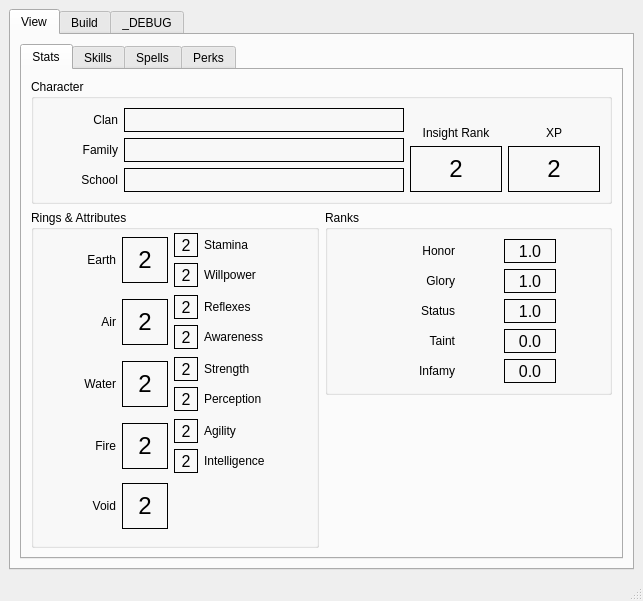
<?xml version="1.0" encoding="UTF-8"?>
<ui version="4.0">
 <class>MainWindow</class>
 <widget class="QMainWindow" name="MainWindow">
  <property name="geometry">
   <rect>
    <x>0</x>
    <y>0</y>
    <width>643</width>
    <height>601</height>
   </rect>
  </property>
  <property name="windowTitle">
   <string>Rokugani - L5R Character Editor</string>
  </property>
  <widget class="QWidget" name="centralwidget">
   <layout class="QGridLayout" name="gridLayout_7">
    <item row="0" column="0">
     <widget class="QTabWidget" name="tabWidget">
      <property name="currentIndex">
       <number>0</number>
      </property>
      <widget class="QWidget" name="tabView">
       <attribute name="title">
        <string>View</string>
       </attribute>
       <layout class="QVBoxLayout" name="verticalLayout_2">
        <item>
         <widget class="QTabWidget" name="tabSpells">
          <property name="currentIndex">
           <number>0</number>
          </property>
          <widget class="QWidget" name="tabStats">
           <attribute name="title">
            <string>Stats</string>
           </attribute>
           <layout class="QGridLayout" name="gridLayout_8">
            <item row="1" column="0" rowspan="2">
             <widget class="QGroupBox" name="gbRings">
              <property name="sizePolicy">
               <sizepolicy hsizetype="Minimum" vsizetype="Preferred">
                <horstretch>0</horstretch>
                <verstretch>0</verstretch>
               </sizepolicy>
              </property>
              <property name="title">
               <string>Rings &amp;&amp; Attributes</string>
              </property>
              <widget class="QWidget" name="layoutWidget">
               <property name="geometry">
                <rect>
                 <x>10</x>
                 <y>23</y>
                 <width>267</width>
                 <height>56</height>
                </rect>
               </property>
               <layout class="QGridLayout" name="layout_earth">
                <item row="0" column="0" rowspan="2">
                 <widget class="QLabel" name="lbEarth">
                  <property name="minimumSize">
                   <size>
                    <width>75</width>
                    <height>0</height>
                   </size>
                  </property>
                  <property name="maximumSize">
                   <size>
                    <width>75</width>
                    <height>16777215</height>
                   </size>
                  </property>
                  <property name="text">
                   <string>Earth</string>
                  </property>
                  <property name="alignment">
                   <set>Qt::AlignRight|Qt::AlignTrailing|Qt::AlignVCenter</set>
                  </property>
                 </widget>
                </item>
                <item row="0" column="1" rowspan="2">
                 <widget class="QLabel" name="edEarth">
                  <property name="minimumSize">
                   <size>
                    <width>46</width>
                    <height>46</height>
                   </size>
                  </property>
                  <property name="maximumSize">
                   <size>
                    <width>46</width>
                    <height>46</height>
                   </size>
                  </property>
                  <property name="font">
                   <font>
                    <pointsize>18</pointsize>
                   </font>
                  </property>
                  <property name="frameShape">
                   <enum>QFrame::Box</enum>
                  </property>
                  <property name="text">
                   <string>2</string>
                  </property>
                  <property name="alignment">
                   <set>Qt::AlignCenter</set>
                  </property>
                 </widget>
                </item>
                <item row="0" column="2">
                 <widget class="QLabel" name="edStamina">
                  <property name="minimumSize">
                   <size>
                    <width>24</width>
                    <height>24</height>
                   </size>
                  </property>
                  <property name="maximumSize">
                   <size>
                    <width>24</width>
                    <height>24</height>
                   </size>
                  </property>
                  <property name="font">
                   <font>
                    <pointsize>12</pointsize>
                   </font>
                  </property>
                  <property name="frameShape">
                   <enum>QFrame::Box</enum>
                  </property>
                  <property name="text">
                   <string>2</string>
                  </property>
                  <property name="alignment">
                   <set>Qt::AlignCenter</set>
                  </property>
                 </widget>
                </item>
                <item row="0" column="3">
                 <widget class="QLabel" name="lbStamina">
                  <property name="minimumSize">
                   <size>
                    <width>100</width>
                    <height>0</height>
                   </size>
                  </property>
                  <property name="text">
                   <string>Stamina</string>
                  </property>
                 </widget>
                </item>
                <item row="1" column="2">
                 <widget class="QLabel" name="edWillpower">
                  <property name="minimumSize">
                   <size>
                    <width>24</width>
                    <height>24</height>
                   </size>
                  </property>
                  <property name="maximumSize">
                   <size>
                    <width>24</width>
                    <height>24</height>
                   </size>
                  </property>
                  <property name="font">
                   <font>
                    <pointsize>12</pointsize>
                   </font>
                  </property>
                  <property name="frameShape">
                   <enum>QFrame::Box</enum>
                  </property>
                  <property name="text">
                   <string>2</string>
                  </property>
                  <property name="alignment">
                   <set>Qt::AlignCenter</set>
                  </property>
                 </widget>
                </item>
                <item row="1" column="3">
                 <widget class="QLabel" name="lbWillpower">
                  <property name="minimumSize">
                   <size>
                    <width>100</width>
                    <height>0</height>
                   </size>
                  </property>
                  <property name="text">
                   <string>Willpower</string>
                  </property>
                 </widget>
                </item>
               </layout>
              </widget>
              <widget class="QWidget" name="layoutWidget_2">
               <property name="geometry">
                <rect>
                 <x>10</x>
                 <y>85</y>
                 <width>267</width>
                 <height>56</height>
                </rect>
               </property>
               <layout class="QGridLayout" name="layout_air">
                <item row="0" column="0" rowspan="2">
                 <widget class="QLabel" name="lbAir">
                  <property name="minimumSize">
                   <size>
                    <width>75</width>
                    <height>0</height>
                   </size>
                  </property>
                  <property name="maximumSize">
                   <size>
                    <width>75</width>
                    <height>16777215</height>
                   </size>
                  </property>
                  <property name="text">
                   <string>Air</string>
                  </property>
                  <property name="alignment">
                   <set>Qt::AlignRight|Qt::AlignTrailing|Qt::AlignVCenter</set>
                  </property>
                 </widget>
                </item>
                <item row="0" column="1" rowspan="2">
                 <widget class="QLabel" name="edAir">
                  <property name="minimumSize">
                   <size>
                    <width>46</width>
                    <height>46</height>
                   </size>
                  </property>
                  <property name="maximumSize">
                   <size>
                    <width>46</width>
                    <height>46</height>
                   </size>
                  </property>
                  <property name="font">
                   <font>
                    <pointsize>18</pointsize>
                   </font>
                  </property>
                  <property name="frameShape">
                   <enum>QFrame::Box</enum>
                  </property>
                  <property name="text">
                   <string>2</string>
                  </property>
                  <property name="alignment">
                   <set>Qt::AlignCenter</set>
                  </property>
                 </widget>
                </item>
                <item row="0" column="2">
                 <widget class="QLabel" name="edReflexes">
                  <property name="minimumSize">
                   <size>
                    <width>24</width>
                    <height>24</height>
                   </size>
                  </property>
                  <property name="maximumSize">
                   <size>
                    <width>24</width>
                    <height>24</height>
                   </size>
                  </property>
                  <property name="font">
                   <font>
                    <pointsize>12</pointsize>
                   </font>
                  </property>
                  <property name="frameShape">
                   <enum>QFrame::Box</enum>
                  </property>
                  <property name="text">
                   <string>2</string>
                  </property>
                  <property name="alignment">
                   <set>Qt::AlignCenter</set>
                  </property>
                 </widget>
                </item>
                <item row="0" column="3">
                 <widget class="QLabel" name="lbReflexes">
                  <property name="minimumSize">
                   <size>
                    <width>100</width>
                    <height>0</height>
                   </size>
                  </property>
                  <property name="text">
                   <string>Reflexes</string>
                  </property>
                 </widget>
                </item>
                <item row="1" column="2">
                 <widget class="QLabel" name="edAwareness">
                  <property name="minimumSize">
                   <size>
                    <width>24</width>
                    <height>24</height>
                   </size>
                  </property>
                  <property name="maximumSize">
                   <size>
                    <width>24</width>
                    <height>24</height>
                   </size>
                  </property>
                  <property name="font">
                   <font>
                    <pointsize>12</pointsize>
                   </font>
                  </property>
                  <property name="frameShape">
                   <enum>QFrame::Box</enum>
                  </property>
                  <property name="text">
                   <string>2</string>
                  </property>
                  <property name="alignment">
                   <set>Qt::AlignCenter</set>
                  </property>
                 </widget>
                </item>
                <item row="1" column="3">
                 <widget class="QLabel" name="lbAwareness">
                  <property name="minimumSize">
                   <size>
                    <width>100</width>
                    <height>0</height>
                   </size>
                  </property>
                  <property name="text">
                   <string>Awareness</string>
                  </property>
                 </widget>
                </item>
               </layout>
              </widget>
              <widget class="QWidget" name="layoutWidget_3">
               <property name="geometry">
                <rect>
                 <x>10</x>
                 <y>147</y>
                 <width>267</width>
                 <height>56</height>
                </rect>
               </property>
               <layout class="QGridLayout" name="layout_water">
                <item row="0" column="0" rowspan="2">
                 <widget class="QLabel" name="lbWater">
                  <property name="minimumSize">
                   <size>
                    <width>75</width>
                    <height>0</height>
                   </size>
                  </property>
                  <property name="maximumSize">
                   <size>
                    <width>75</width>
                    <height>16777215</height>
                   </size>
                  </property>
                  <property name="text">
                   <string>Water</string>
                  </property>
                  <property name="alignment">
                   <set>Qt::AlignRight|Qt::AlignTrailing|Qt::AlignVCenter</set>
                  </property>
                 </widget>
                </item>
                <item row="0" column="1" rowspan="2">
                 <widget class="QLabel" name="edWater">
                  <property name="minimumSize">
                   <size>
                    <width>46</width>
                    <height>46</height>
                   </size>
                  </property>
                  <property name="maximumSize">
                   <size>
                    <width>46</width>
                    <height>46</height>
                   </size>
                  </property>
                  <property name="font">
                   <font>
                    <pointsize>18</pointsize>
                   </font>
                  </property>
                  <property name="frameShape">
                   <enum>QFrame::Box</enum>
                  </property>
                  <property name="text">
                   <string>2</string>
                  </property>
                  <property name="alignment">
                   <set>Qt::AlignCenter</set>
                  </property>
                 </widget>
                </item>
                <item row="0" column="2">
                 <widget class="QLabel" name="edStrength">
                  <property name="minimumSize">
                   <size>
                    <width>24</width>
                    <height>24</height>
                   </size>
                  </property>
                  <property name="maximumSize">
                   <size>
                    <width>24</width>
                    <height>24</height>
                   </size>
                  </property>
                  <property name="font">
                   <font>
                    <pointsize>12</pointsize>
                   </font>
                  </property>
                  <property name="frameShape">
                   <enum>QFrame::Box</enum>
                  </property>
                  <property name="text">
                   <string>2</string>
                  </property>
                  <property name="alignment">
                   <set>Qt::AlignCenter</set>
                  </property>
                 </widget>
                </item>
                <item row="0" column="3">
                 <widget class="QLabel" name="lbStrength">
                  <property name="minimumSize">
                   <size>
                    <width>100</width>
                    <height>0</height>
                   </size>
                  </property>
                  <property name="text">
                   <string>Strength</string>
                  </property>
                 </widget>
                </item>
                <item row="1" column="2">
                 <widget class="QLabel" name="edPerception">
                  <property name="minimumSize">
                   <size>
                    <width>24</width>
                    <height>24</height>
                   </size>
                  </property>
                  <property name="maximumSize">
                   <size>
                    <width>24</width>
                    <height>24</height>
                   </size>
                  </property>
                  <property name="font">
                   <font>
                    <pointsize>12</pointsize>
                   </font>
                  </property>
                  <property name="frameShape">
                   <enum>QFrame::Box</enum>
                  </property>
                  <property name="text">
                   <string>2</string>
                  </property>
                  <property name="alignment">
                   <set>Qt::AlignCenter</set>
                  </property>
                 </widget>
                </item>
                <item row="1" column="3">
                 <widget class="QLabel" name="lbPerception">
                  <property name="minimumSize">
                   <size>
                    <width>100</width>
                    <height>0</height>
                   </size>
                  </property>
                  <property name="text">
                   <string>Perception</string>
                  </property>
                 </widget>
                </item>
               </layout>
              </widget>
              <widget class="QWidget" name="layoutWidget_4">
               <property name="geometry">
                <rect>
                 <x>10</x>
                 <y>209</y>
                 <width>267</width>
                 <height>56</height>
                </rect>
               </property>
               <layout class="QGridLayout" name="layout_fire">
                <item row="0" column="0" rowspan="2">
                 <widget class="QLabel" name="lbFire">
                  <property name="minimumSize">
                   <size>
                    <width>75</width>
                    <height>0</height>
                   </size>
                  </property>
                  <property name="maximumSize">
                   <size>
                    <width>75</width>
                    <height>16777215</height>
                   </size>
                  </property>
                  <property name="text">
                   <string>Fire</string>
                  </property>
                  <property name="alignment">
                   <set>Qt::AlignRight|Qt::AlignTrailing|Qt::AlignVCenter</set>
                  </property>
                 </widget>
                </item>
                <item row="0" column="1" rowspan="2">
                 <widget class="QLabel" name="edFire">
                  <property name="minimumSize">
                   <size>
                    <width>46</width>
                    <height>46</height>
                   </size>
                  </property>
                  <property name="maximumSize">
                   <size>
                    <width>46</width>
                    <height>46</height>
                   </size>
                  </property>
                  <property name="font">
                   <font>
                    <pointsize>18</pointsize>
                   </font>
                  </property>
                  <property name="frameShape">
                   <enum>QFrame::Box</enum>
                  </property>
                  <property name="text">
                   <string>2</string>
                  </property>
                  <property name="alignment">
                   <set>Qt::AlignCenter</set>
                  </property>
                 </widget>
                </item>
                <item row="0" column="2">
                 <widget class="QLabel" name="edAgility">
                  <property name="minimumSize">
                   <size>
                    <width>24</width>
                    <height>24</height>
                   </size>
                  </property>
                  <property name="maximumSize">
                   <size>
                    <width>24</width>
                    <height>24</height>
                   </size>
                  </property>
                  <property name="font">
                   <font>
                    <pointsize>12</pointsize>
                   </font>
                  </property>
                  <property name="frameShape">
                   <enum>QFrame::Box</enum>
                  </property>
                  <property name="text">
                   <string>2</string>
                  </property>
                  <property name="alignment">
                   <set>Qt::AlignCenter</set>
                  </property>
                 </widget>
                </item>
                <item row="0" column="3">
                 <widget class="QLabel" name="lbAgility">
                  <property name="minimumSize">
                   <size>
                    <width>100</width>
                    <height>0</height>
                   </size>
                  </property>
                  <property name="text">
                   <string>Agility</string>
                  </property>
                 </widget>
                </item>
                <item row="1" column="2">
                 <widget class="QLabel" name="edIntelligence">
                  <property name="minimumSize">
                   <size>
                    <width>24</width>
                    <height>24</height>
                   </size>
                  </property>
                  <property name="maximumSize">
                   <size>
                    <width>24</width>
                    <height>24</height>
                   </size>
                  </property>
                  <property name="font">
                   <font>
                    <pointsize>12</pointsize>
                   </font>
                  </property>
                  <property name="frameShape">
                   <enum>QFrame::Box</enum>
                  </property>
                  <property name="text">
                   <string>2</string>
                  </property>
                  <property name="alignment">
                   <set>Qt::AlignCenter</set>
                  </property>
                 </widget>
                </item>
                <item row="1" column="3">
                 <widget class="QLabel" name="lbIntelligence">
                  <property name="minimumSize">
                   <size>
                    <width>100</width>
                    <height>0</height>
                   </size>
                  </property>
                  <property name="text">
                   <string>Intelligence</string>
                  </property>
                 </widget>
                </item>
               </layout>
              </widget>
              <widget class="QWidget" name="layoutWidget_5">
               <property name="geometry">
                <rect>
                 <x>10</x>
                 <y>271</y>
                 <width>177</width>
                 <height>50</height>
                </rect>
               </property>
               <layout class="QHBoxLayout" name="layout_void">
                <item>
                 <widget class="QLabel" name="lbVoid">
                  <property name="minimumSize">
                   <size>
                    <width>75</width>
                    <height>0</height>
                   </size>
                  </property>
                  <property name="maximumSize">
                   <size>
                    <width>75</width>
                    <height>16777215</height>
                   </size>
                  </property>
                  <property name="text">
                   <string>Void</string>
                  </property>
                  <property name="alignment">
                   <set>Qt::AlignRight|Qt::AlignTrailing|Qt::AlignVCenter</set>
                  </property>
                 </widget>
                </item>
                <item>
                 <widget class="QLabel" name="edVoid">
                  <property name="minimumSize">
                   <size>
                    <width>46</width>
                    <height>46</height>
                   </size>
                  </property>
                  <property name="maximumSize">
                   <size>
                    <width>46</width>
                    <height>46</height>
                   </size>
                  </property>
                  <property name="font">
                   <font>
                    <pointsize>18</pointsize>
                   </font>
                  </property>
                  <property name="frameShape">
                   <enum>QFrame::Box</enum>
                  </property>
                  <property name="text">
                   <string>2</string>
                  </property>
                  <property name="alignment">
                   <set>Qt::AlignCenter</set>
                  </property>
                 </widget>
                </item>
                <item>
                 <spacer name="spacer_void">
                  <property name="orientation">
                   <enum>Qt::Horizontal</enum>
                  </property>
                  <property name="sizeHint" stdset="0">
                   <size>
                    <width>40</width>
                    <height>20</height>
                   </size>
                  </property>
                 </spacer>
                </item>
               </layout>
              </widget>
             </widget>
            </item>
            <item row="1" column="1">
             <widget class="QGroupBox" name="gbRanks">
              <property name="sizePolicy">
               <sizepolicy hsizetype="Minimum" vsizetype="Preferred">
                <horstretch>0</horstretch>
                <verstretch>0</verstretch>
               </sizepolicy>
              </property>
              <property name="title">
               <string>Ranks</string>
              </property>
              <layout class="QGridLayout" name="gridLayout_5">
               <item row="1" column="0">
                <widget class="QLabel" name="lbGlory">
                 <property name="minimumSize">
                  <size>
                   <width>75</width>
                   <height>0</height>
                  </size>
                 </property>
                 <property name="maximumSize">
                  <size>
                   <width>75</width>
                   <height>16777215</height>
                  </size>
                 </property>
                 <property name="text">
                  <string>Glory</string>
                 </property>
                 <property name="alignment">
                  <set>Qt::AlignRight|Qt::AlignTrailing|Qt::AlignVCenter</set>
                 </property>
                </widget>
               </item>
               <item row="0" column="0">
                <widget class="QLabel" name="lbHonor">
                 <property name="minimumSize">
                  <size>
                   <width>75</width>
                   <height>0</height>
                  </size>
                 </property>
                 <property name="maximumSize">
                  <size>
                   <width>75</width>
                   <height>16777215</height>
                  </size>
                 </property>
                 <property name="text">
                  <string>Honor</string>
                 </property>
                 <property name="alignment">
                  <set>Qt::AlignRight|Qt::AlignTrailing|Qt::AlignVCenter</set>
                 </property>
                </widget>
               </item>
               <item row="1" column="1">
                <widget class="QLabel" name="edGlory">
                 <property name="minimumSize">
                  <size>
                   <width>52</width>
                   <height>24</height>
                  </size>
                 </property>
                 <property name="maximumSize">
                  <size>
                   <width>52</width>
                   <height>24</height>
                  </size>
                 </property>
                 <property name="font">
                  <font>
                   <pointsize>12</pointsize>
                  </font>
                 </property>
                 <property name="frameShape">
                  <enum>QFrame::Box</enum>
                 </property>
                 <property name="text">
                  <string>1.0</string>
                 </property>
                 <property name="alignment">
                  <set>Qt::AlignCenter</set>
                 </property>
                </widget>
               </item>
               <item row="0" column="1">
                <widget class="QLabel" name="edHonor">
                 <property name="minimumSize">
                  <size>
                   <width>52</width>
                   <height>24</height>
                  </size>
                 </property>
                 <property name="maximumSize">
                  <size>
                   <width>52</width>
                   <height>24</height>
                  </size>
                 </property>
                 <property name="font">
                  <font>
                   <pointsize>12</pointsize>
                  </font>
                 </property>
                 <property name="frameShape">
                  <enum>QFrame::Box</enum>
                 </property>
                 <property name="text">
                  <string>1.0</string>
                 </property>
                 <property name="alignment">
                  <set>Qt::AlignCenter</set>
                 </property>
                </widget>
               </item>
               <item row="2" column="0">
                <widget class="QLabel" name="lbStatus">
                 <property name="minimumSize">
                  <size>
                   <width>75</width>
                   <height>0</height>
                  </size>
                 </property>
                 <property name="maximumSize">
                  <size>
                   <width>75</width>
                   <height>16777215</height>
                  </size>
                 </property>
                 <property name="text">
                  <string>Status</string>
                 </property>
                 <property name="alignment">
                  <set>Qt::AlignRight|Qt::AlignTrailing|Qt::AlignVCenter</set>
                 </property>
                </widget>
               </item>
               <item row="2" column="1">
                <widget class="QLabel" name="edStatus">
                 <property name="minimumSize">
                  <size>
                   <width>52</width>
                   <height>24</height>
                  </size>
                 </property>
                 <property name="maximumSize">
                  <size>
                   <width>52</width>
                   <height>24</height>
                  </size>
                 </property>
                 <property name="font">
                  <font>
                   <pointsize>12</pointsize>
                  </font>
                 </property>
                 <property name="frameShape">
                  <enum>QFrame::Box</enum>
                 </property>
                 <property name="text">
                  <string>1.0</string>
                 </property>
                 <property name="alignment">
                  <set>Qt::AlignCenter</set>
                 </property>
                </widget>
               </item>
               <item row="3" column="0">
                <widget class="QLabel" name="lbTaint">
                 <property name="minimumSize">
                  <size>
                   <width>75</width>
                   <height>0</height>
                  </size>
                 </property>
                 <property name="maximumSize">
                  <size>
                   <width>75</width>
                   <height>16777215</height>
                  </size>
                 </property>
                 <property name="text">
                  <string>Taint</string>
                 </property>
                 <property name="alignment">
                  <set>Qt::AlignRight|Qt::AlignTrailing|Qt::AlignVCenter</set>
                 </property>
                </widget>
               </item>
               <item row="3" column="1">
                <widget class="QLabel" name="edTaint">
                 <property name="minimumSize">
                  <size>
                   <width>52</width>
                   <height>24</height>
                  </size>
                 </property>
                 <property name="maximumSize">
                  <size>
                   <width>52</width>
                   <height>24</height>
                  </size>
                 </property>
                 <property name="font">
                  <font>
                   <pointsize>12</pointsize>
                  </font>
                 </property>
                 <property name="frameShape">
                  <enum>QFrame::Box</enum>
                 </property>
                 <property name="text">
                  <string>0.0</string>
                 </property>
                 <property name="alignment">
                  <set>Qt::AlignCenter</set>
                 </property>
                </widget>
               </item>
               <item row="4" column="1">
                <widget class="QLabel" name="edInfamy">
                 <property name="minimumSize">
                  <size>
                   <width>52</width>
                   <height>24</height>
                  </size>
                 </property>
                 <property name="maximumSize">
                  <size>
                   <width>52</width>
                   <height>24</height>
                  </size>
                 </property>
                 <property name="font">
                  <font>
                   <pointsize>12</pointsize>
                  </font>
                 </property>
                 <property name="frameShape">
                  <enum>QFrame::Box</enum>
                 </property>
                 <property name="text">
                  <string>0.0</string>
                 </property>
                 <property name="alignment">
                  <set>Qt::AlignCenter</set>
                 </property>
                </widget>
               </item>
               <item row="4" column="0">
                <widget class="QLabel" name="lbInfamy">
                 <property name="minimumSize">
                  <size>
                   <width>75</width>
                   <height>0</height>
                  </size>
                 </property>
                 <property name="maximumSize">
                  <size>
                   <width>75</width>
                   <height>16777215</height>
                  </size>
                 </property>
                 <property name="text">
                  <string>Infamy</string>
                 </property>
                 <property name="alignment">
                  <set>Qt::AlignRight|Qt::AlignTrailing|Qt::AlignVCenter</set>
                 </property>
                </widget>
               </item>
              </layout>
             </widget>
            </item>
            <item row="2" column="1">
             <spacer name="verticalSpacer">
              <property name="orientation">
               <enum>Qt::Vertical</enum>
              </property>
              <property name="sizeHint" stdset="0">
               <size>
                <width>20</width>
                <height>145</height>
               </size>
              </property>
             </spacer>
            </item>
            <item row="0" column="0" colspan="2">
             <widget class="QGroupBox" name="gbCharacter">
              <property name="title">
               <string>Character</string>
              </property>
              <layout class="QGridLayout" name="gridLayout">
               <item row="0" column="0">
                <widget class="QLabel" name="lbClan">
                 <property name="minimumSize">
                  <size>
                   <width>75</width>
                   <height>0</height>
                  </size>
                 </property>
                 <property name="maximumSize">
                  <size>
                   <width>75</width>
                   <height>16777215</height>
                  </size>
                 </property>
                 <property name="text">
                  <string>Clan</string>
                 </property>
                 <property name="alignment">
                  <set>Qt::AlignRight|Qt::AlignTrailing|Qt::AlignVCenter</set>
                 </property>
                </widget>
               </item>
               <item row="0" column="1">
                <widget class="QLabel" name="edClan">
                 <property name="sizePolicy">
                  <sizepolicy hsizetype="Expanding" vsizetype="Preferred">
                   <horstretch>0</horstretch>
                   <verstretch>0</verstretch>
                  </sizepolicy>
                 </property>
                 <property name="minimumSize">
                  <size>
                   <width>52</width>
                   <height>24</height>
                  </size>
                 </property>
                 <property name="maximumSize">
                  <size>
                   <width>16777215</width>
                   <height>24</height>
                  </size>
                 </property>
                 <property name="font">
                  <font>
                   <pointsize>12</pointsize>
                  </font>
                 </property>
                 <property name="frameShape">
                  <enum>QFrame::Box</enum>
                 </property>
                 <property name="text">
                  <string/>
                 </property>
                 <property name="alignment">
                  <set>Qt::AlignLeading|Qt::AlignLeft|Qt::AlignVCenter</set>
                 </property>
                </widget>
               </item>
               <item row="0" column="2" rowspan="3">
                <layout class="QVBoxLayout" name="layout_insight">
                 <item>
                  <widget class="QLabel" name="lbInsight">
                   <property name="sizePolicy">
                    <sizepolicy hsizetype="Preferred" vsizetype="MinimumExpanding">
                     <horstretch>0</horstretch>
                     <verstretch>0</verstretch>
                    </sizepolicy>
                   </property>
                   <property name="text">
                    <string>Insight Rank</string>
                   </property>
                   <property name="alignment">
                    <set>Qt::AlignBottom|Qt::AlignHCenter</set>
                   </property>
                  </widget>
                 </item>
                 <item>
                  <widget class="QLabel" name="edInsight">
                   <property name="minimumSize">
                    <size>
                     <width>92</width>
                     <height>46</height>
                    </size>
                   </property>
                   <property name="maximumSize">
                    <size>
                     <width>92</width>
                     <height>46</height>
                    </size>
                   </property>
                   <property name="font">
                    <font>
                     <pointsize>18</pointsize>
                    </font>
                   </property>
                   <property name="frameShape">
                    <enum>QFrame::Box</enum>
                   </property>
                   <property name="text">
                    <string>2</string>
                   </property>
                   <property name="alignment">
                    <set>Qt::AlignCenter</set>
                   </property>
                  </widget>
                 </item>
                </layout>
               </item>
               <item row="0" column="3" rowspan="3">
                <layout class="QVBoxLayout" name="lvXp">
                 <item>
                  <widget class="QLabel" name="lbXp">
                   <property name="sizePolicy">
                    <sizepolicy hsizetype="Preferred" vsizetype="MinimumExpanding">
                     <horstretch>0</horstretch>
                     <verstretch>0</verstretch>
                    </sizepolicy>
                   </property>
                   <property name="text">
                    <string>XP</string>
                   </property>
                   <property name="alignment">
                    <set>Qt::AlignBottom|Qt::AlignHCenter</set>
                   </property>
                  </widget>
                 </item>
                 <item>
                  <widget class="QLabel" name="edXp">
                   <property name="minimumSize">
                    <size>
                     <width>92</width>
                     <height>46</height>
                    </size>
                   </property>
                   <property name="maximumSize">
                    <size>
                     <width>92</width>
                     <height>46</height>
                    </size>
                   </property>
                   <property name="font">
                    <font>
                     <pointsize>18</pointsize>
                    </font>
                   </property>
                   <property name="frameShape">
                    <enum>QFrame::Box</enum>
                   </property>
                   <property name="text">
                    <string>2</string>
                   </property>
                   <property name="alignment">
                    <set>Qt::AlignCenter</set>
                   </property>
                  </widget>
                 </item>
                </layout>
               </item>
               <item row="1" column="0">
                <widget class="QLabel" name="lbFamily">
                 <property name="minimumSize">
                  <size>
                   <width>75</width>
                   <height>0</height>
                  </size>
                 </property>
                 <property name="maximumSize">
                  <size>
                   <width>75</width>
                   <height>16777215</height>
                  </size>
                 </property>
                 <property name="text">
                  <string>Family</string>
                 </property>
                 <property name="alignment">
                  <set>Qt::AlignRight|Qt::AlignTrailing|Qt::AlignVCenter</set>
                 </property>
                </widget>
               </item>
               <item row="1" column="1">
                <widget class="QLabel" name="edFamily">
                 <property name="minimumSize">
                  <size>
                   <width>52</width>
                   <height>24</height>
                  </size>
                 </property>
                 <property name="maximumSize">
                  <size>
                   <width>16777215</width>
                   <height>24</height>
                  </size>
                 </property>
                 <property name="font">
                  <font>
                   <pointsize>12</pointsize>
                  </font>
                 </property>
                 <property name="frameShape">
                  <enum>QFrame::Box</enum>
                 </property>
                 <property name="text">
                  <string/>
                 </property>
                 <property name="alignment">
                  <set>Qt::AlignLeading|Qt::AlignLeft|Qt::AlignVCenter</set>
                 </property>
                </widget>
               </item>
               <item row="2" column="0">
                <widget class="QLabel" name="lbSchool">
                 <property name="minimumSize">
                  <size>
                   <width>75</width>
                   <height>0</height>
                  </size>
                 </property>
                 <property name="maximumSize">
                  <size>
                   <width>75</width>
                   <height>16777215</height>
                  </size>
                 </property>
                 <property name="text">
                  <string>School</string>
                 </property>
                 <property name="alignment">
                  <set>Qt::AlignRight|Qt::AlignTrailing|Qt::AlignVCenter</set>
                 </property>
                </widget>
               </item>
               <item row="2" column="1">
                <widget class="QLabel" name="edSchool">
                 <property name="minimumSize">
                  <size>
                   <width>52</width>
                   <height>24</height>
                  </size>
                 </property>
                 <property name="maximumSize">
                  <size>
                   <width>16777215</width>
                   <height>24</height>
                  </size>
                 </property>
                 <property name="font">
                  <font>
                   <pointsize>12</pointsize>
                  </font>
                 </property>
                 <property name="frameShape">
                  <enum>QFrame::Box</enum>
                 </property>
                 <property name="text">
                  <string/>
                 </property>
                 <property name="alignment">
                  <set>Qt::AlignLeading|Qt::AlignLeft|Qt::AlignVCenter</set>
                 </property>
                </widget>
               </item>
              </layout>
             </widget>
            </item>
           </layout>
          </widget>
          <widget class="QWidget" name="tabSkills">
           <attribute name="title">
            <string>Skills</string>
           </attribute>
           <layout class="QVBoxLayout" name="verticalLayout">
            <item>
             <widget class="QListWidget" name="lvSkills"/>
            </item>
           </layout>
          </widget>
          <widget class="QWidget" name="tabSpells">
           <attribute name="title">
            <string>Spells</string>
           </attribute>
           <layout class="QVBoxLayout" name="verticalLayout_3">
            <item>
             <widget class="QListWidget" name="lvSpells"/>
            </item>
           </layout>
          </widget>
          <widget class="QWidget" name="tabPerks">
           <attribute name="title">
            <string>Perks</string>
           </attribute>
           <layout class="QVBoxLayout" name="verticalLayout_4">
            <item>
             <widget class="QListWidget" name="lvPerks"/>
            </item>
           </layout>
          </widget>
         </widget>
        </item>
       </layout>
      </widget>
      <widget class="QWidget" name="tabBuild">
       <attribute name="title">
        <string>Build</string>
       </attribute>
       <layout class="QVBoxLayout" name="verticalLayout_6">
        <item>
         <widget class="QListWidget" name="lvBuild"/>
        </item>
       </layout>
      </widget>
      <widget class="QWidget" name="tabDebug">
       <attribute name="title">
        <string>_DEBUG</string>
       </attribute>
       <layout class="QVBoxLayout" name="verticalLayout_5">
        <item>
         <widget class="QListWidget" name="lvDebug"/>
        </item>
       </layout>
      </widget>
     </widget>
    </item>
   </layout>
  </widget>
  <widget class="QMenuBar" name="menubar">
   <property name="geometry">
    <rect>
     <x>0</x>
     <y>0</y>
     <width>643</width>
     <height>21</height>
    </rect>
   </property>
  </widget>
  <widget class="QStatusBar" name="statusbar"/>
 </widget>
 <resources/>
 <connections/>
</ui>
